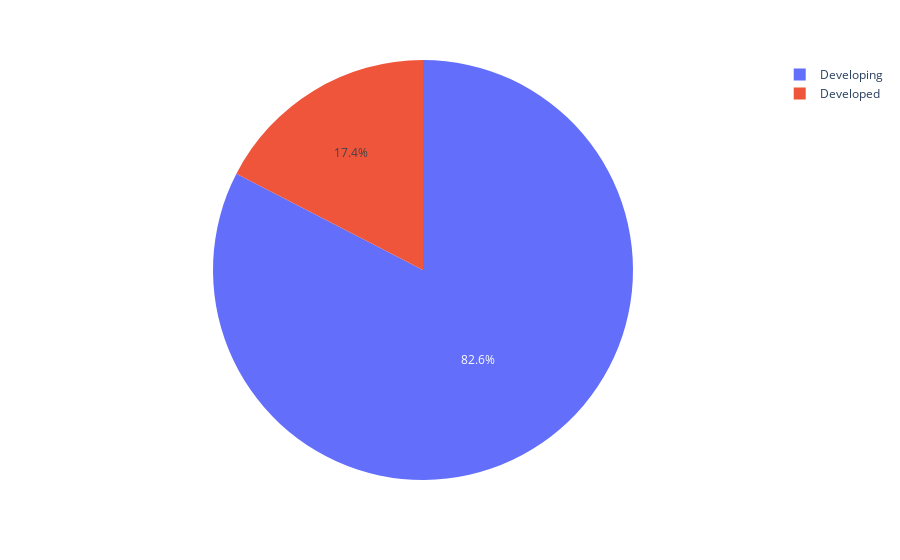

Source (notebook cell):
### Code cell
fig

### Figure 1 — Plotly figure (JSON) as saved in the notebook; plotly's stock layout.template omitted (floating-point values rounded to 4 significant figures; data arrays with more than 128 entries replaced by an {"elided": "..."} marker saying what was removed)
{"data": [{"domain": {"x": [0, 1], "y": [0, 1]}, "hovertemplate": "Status=%{label}<extra></extra>", "labels": {"elided": "2848 str values"}, "legendgroup": "", "name": "", "showlegend": true, "type": "pie"}], "layout": {"legend": {"tracegroupgap": 0}, "margin": {"t": 60}}}
